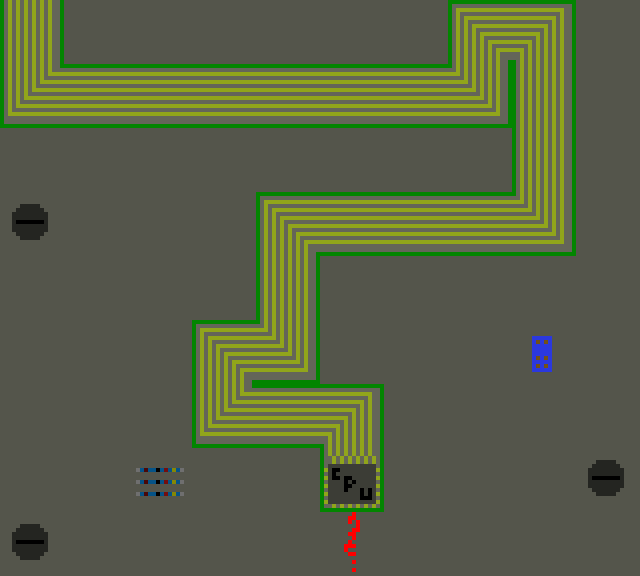

Below is a game level as drawn by its tile map, then a one-line description and the .tmx that defines it (tile-layer data replaced by summaries):
An orthogonal 10x9 tile map with 64x64 px tiles, 1 tile layer (Tile Layer 1).

<map version="1.0" orientation="orthogonal" renderorder="right-down" width="10" height="9" tilewidth="64" tileheight="64">
 <tileset firstgid="1" name="TowerDefense v5" tilewidth="64" tileheight="64">
  <image source="team/images/TowerDefense v5.png" width="1472" height="64" />
 </tileset>
 <layer name="Tile Layer 1" width="10" height="9">
  <data>[90 cells, 90 non-empty, 12 distinct tile ids]</data>
 </layer>
</map>